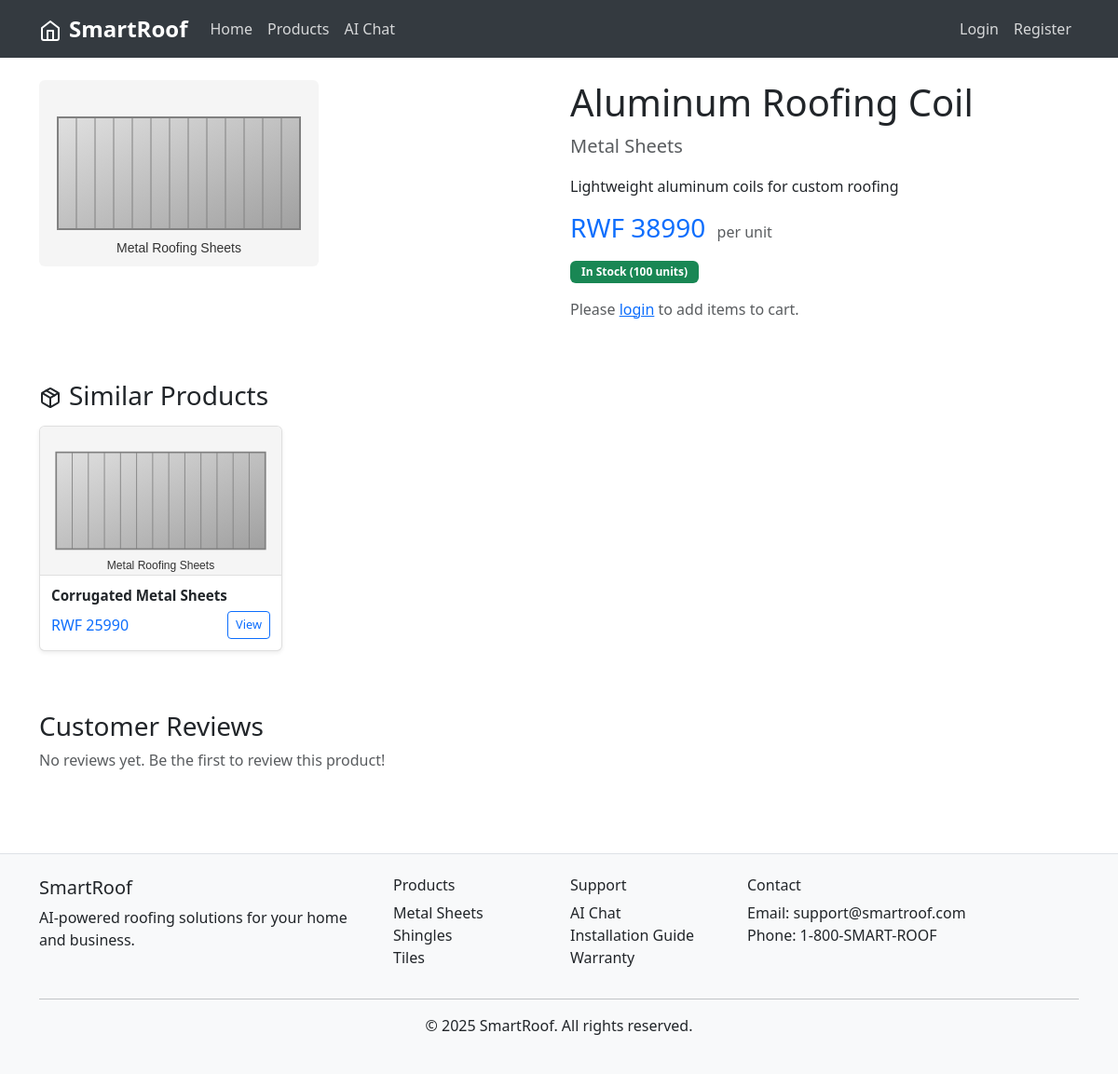
Page /product/6 on the committed database.
### tables this page shows
CREATE TABLE products (
            id INTEGER PRIMARY KEY AUTOINCREMENT,
            name TEXT NOT NULL,
            description TEXT,
            price REAL NOT NULL,
            category TEXT NOT NULL,
            image_url TEXT,
            stock INTEGER DEFAULT 100,
            created_at TIMESTAMP DEFAULT CURRENT_TIMESTAMP
        );

### routes.py (the view)
@app.route('/product/<int:product_id>')
def product_detail(product_id):
    product = Product.get(product_id)
    if not product:
        flash('Product not found', 'error')
        return redirect(url_for('products'))
    products = Product.get_all()
    similar_products = []
    for p in list(products.values())[:4]:
        if p.id != product_id and p.category == product.category:
            similar_products.append(p)
    return render_template('product_detail.html',
                         product=product,
                         similar_products=similar_products,
                         reviews=[],
                         users={})

### database.py (called while the page is built)
def get_db_connection():
    conn = sqlite3.connect(DATABASE_PATH)
    conn.row_factory = sqlite3.Row
    return conn

### models.py (called while the page is built)
    @staticmethod
    def get_all():
        conn = get_db_connection()
        products = conn.execute('SELECT * FROM products').fetchall()
        conn.close()
        return {product['id']: Product(
            product['id'], product['name'], product['description'],
            product['price'], product['category'], product['image_url'],
            product['stock'], product['created_at']
        ) for product in products}

    @staticmethod
    def get(product_id):
        conn = get_db_connection()
        product = conn.execute('SELECT * FROM products WHERE id = ?', (product_id,)).fetchone()
        conn.close()
        if product:
            return Product(
                product['id'], product['name'], product['description'],
                product['price'], product['category'], product['image_url'],
                product['stock'], product['created_at']
            )
        return None

### templates/product_detail.html (shortened to what this page needs)
{% extends "base.html" %}
{% block content %}
<div class="container py-4">
    <div class="row">
        <div class="col-lg-6 mb-4">
            <img src="{{ product.image_url }}" class="img-fluid rounded" alt="{{ product.name }}">
        </div>
        <div class="col-lg-6">
            <h1>{{ product.name }}</h1>
            <p class="lead text-muted">{{ product.category }}</p>
            <p>{{ product.description }}</p>
            <div class="mb-3">
                <span class="h3 text-primary">RWF {{ (product.price * 1000)|int }}</span>
                <span class="text-muted ms-2">per unit</span>
            </div>
            <div class="mb-3">
                <span class="badge bg-success">In Stock ({{ product.stock }} units)</span>
            </div>
            {% if current_user.is_authenticated %}
            <form method="POST" action="{{ url_for('add_to_cart', product_id=product.id) }}">
                <div class="row mb-3">
                    <div class="col-4">
                        <label for="quantity" class="form-label">Quantity</label>
                        <input type="number" class="form-control" name="quantity" id="quantity"
                               value="1" min="1" max="{{ product.stock }}">
                    </div>
                </div>
                <button type="submit" class="btn btn-primary btn-lg no-global-loader">
                    <i data-feather="shopping-cart" class="me-2"></i>Add to Cart
                </button>
            </form>
            {% else %}
            <p class="text-muted">Please <a href="{{ url_for('login') }}">login</a> to add items to cart.</p>
            {% endif %}
        </div>
    </div>
    {% if similar_products %}
    <div class="row mt-5">
        <div class="col-12">
            <h3><i data-feather="package" class="me-2"></i>Similar Products</h3>
            <div class="row similar-products">
                {% for similar in similar_products %}
                <div class="col-md-3 mb-3">
                    <div class="card h-100 product-card">
                        <img src="{{ similar.image_url }}" class="card-img-top" alt="{{ similar.name }}">
                        <div class="card-body d-flex flex-column">
                            <h6 class="card-title">{{ similar.name }}</h6>
                            <div class="mt-auto">
                                <div class="d-flex justify-content-between align-items-center">
                                    <span class="text-primary">RWF {{ (similar.price * 1000)|int }}</span>
                                    <a href="{{ url_for('product_detail', product_id=similar.id) }}"
                                       class="btn btn-sm btn-outline-primary">View</a>
                                </div>
                            </div>
                        </div>
                    </div>
                </div>
                {% endfor %}
            </div>
        </div>
    </div>
    {% endif %}
    <div class="row mt-5">
        <div class="col-12">
            <h3>Customer Reviews</h3>
            {% if reviews %}
            {% for review in reviews %}
            <div class="card mb-3">
                <div class="card-body">
                    <div class="d-flex justify-content-between">
                        <div>
                            <h6 class="mb-1">{{ users[review.user_id].username if review.user_id in users else 'Anonymous' }}</h6>
                            <div class="mb-2">
                                {% for i in range(review.rating) %}⭐{% endfor %}
                                <span class="ms-2">
                                    {% if review.sentiment %}
                                        <span class="badge bg-{% if review.sentiment == 'positive' %}success{% elif review.sentiment == 'negative' %}danger{% else %}secondary{% endif %}">
                                            {{ review.sentiment.title() }}
                                        </span>
                                    {% endif %}
                                </span>
                            </div>
                        </div>
                        <small class="text-muted">{{ review.created_at }}</small>
                    </div>
                    <p class="mb-0">{{ review.comment }}</p>
                </div>
            </div>
            {% endfor %}
            {% else %}
            <p class="text-muted">No reviews yet. Be the first to review this product!</p>
            {% endif %}
        </div>
    </div>
</div>
{% endblock %}

### static/css/style.css (style rules this page uses)
.card { transition: transform 0.2s ease-in-out; }
.product-card { height: 100%; display: flex; flex-direction: column; border: 1px solid rgba(0, 0, 0, 0.125); box-shadow: 0 0.125rem 0.25rem rgba(0, 0, 0, 0.075); transition: transform 0.2s ease-in-out, box-shadow 0.2s ease-in-out; }
.product-card .card-img-top { height: 200px; object-fit: cover; object-position: center; width: 100%; border-bottom: 1px solid rgba(0, 0, 0, 0.125); }
.product-card .card-body { flex: 1; display: flex; flex-direction: column; }
.similar-products .product-card .card-img-top { height: 160px; }
.similar-products .product-card .card-title { font-size: 0.95rem; font-weight: 600; margin-bottom: 0.5rem; line-height: 1.2; }
.similar-products .product-card .card-body { padding: 0.75rem; }
.similar-products .product-card .btn { font-size: 0.8rem; padding: 0.25rem 0.5rem; }
.similar-products { margin-top: 1rem; }
.btn { transition: all 0.2s ease-in-out; }
.badge { font-size: 0.75rem; padding: 0.375rem 0.75rem; }

### rows in the picture
products: image_url (picture), name "Aluminum Roofing Coil", category "Metal Sheets", description "Lightweight aluminum coils for custom roofing", (product.price*1000)|int "38990", stock "100"
products: image_url (picture), name "Corrugated Metal Sheets", (similar.price*1000)|int "25990"
